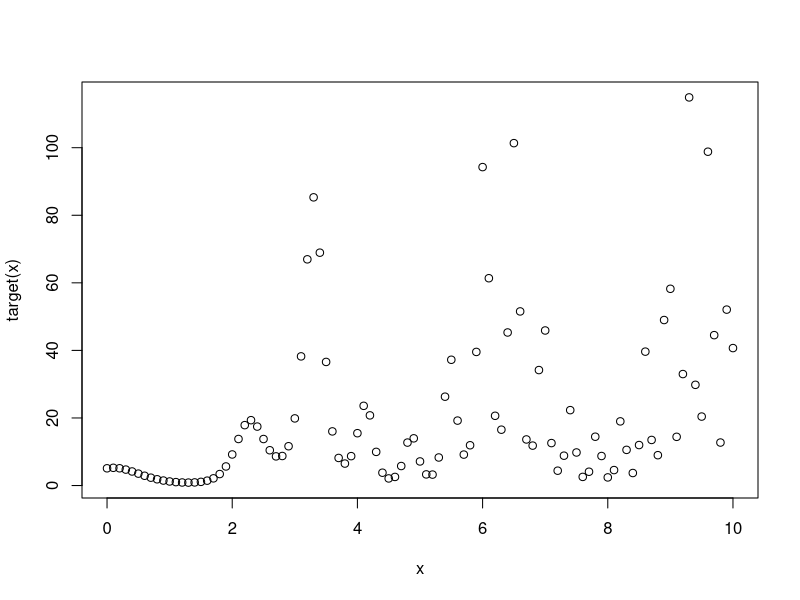

The R source for this figure: (Note: this script raises an error after producing the figure.)
target = function(x) exp(1 + cos(-2*x) - sin(x^2) + log(0.1*x + 5) - 5/(2 + exp(x)))/(1 + exp(-x^3 - 1))

x = 0.1*(0:100)
plot(x, target(x))

a = -1
N =  15
df = data.frame(target(x))
for (i in 1:N){
  df = cbind((x - a)^i, df)
}
df = cbind(df, target(x))
colnames(df) <- c(paste('x', 1:N, sep = '_'), 'y')
fm = as.formula(paste('y ~', paste(paste('x', 1:N, sep = '_'), collapse = ' + ')))

m = lm(fm, data = df)
m$coefficients
(m$residuals^2 %>% mean %>% sqrt)
target(a)


